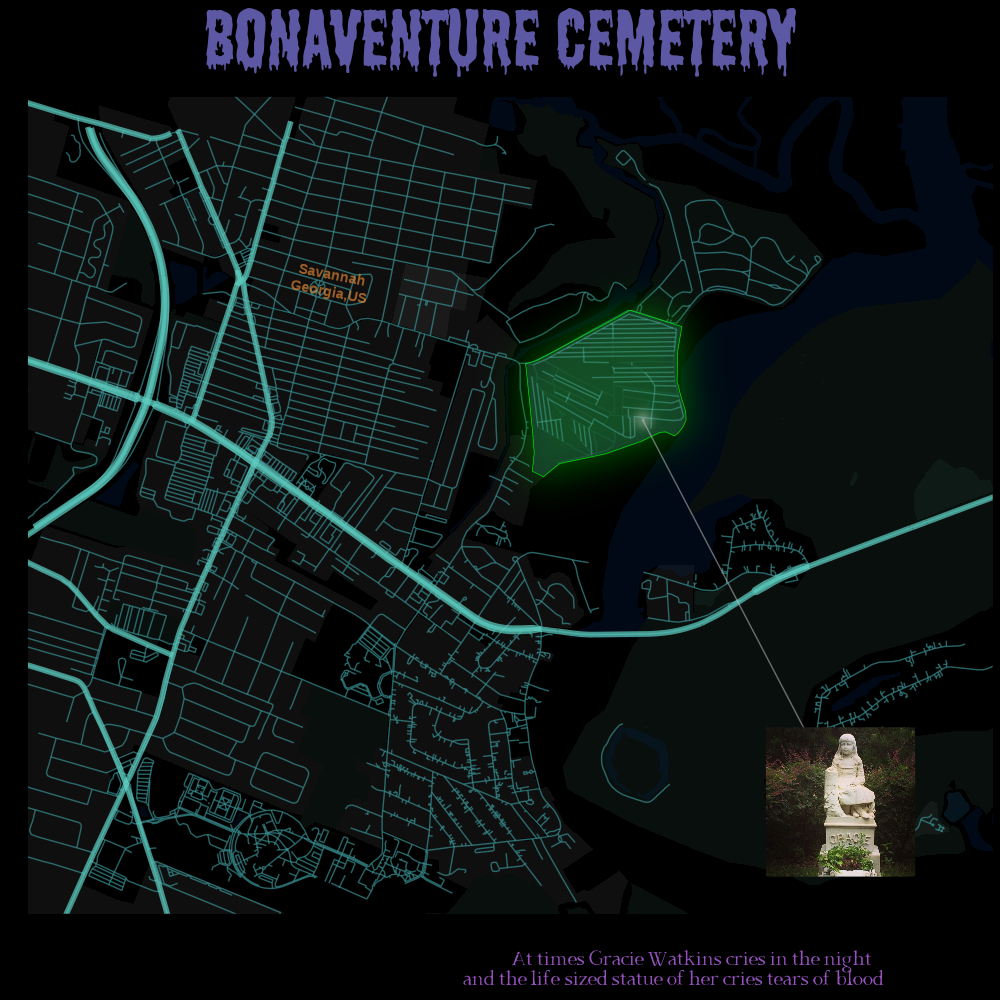

Source code (R):
library(tidyverse)
library(showtext)
library(osmdata)
library(ggfx)
library(ggtext)

# Read the data
tuesdata <- tidytuesdayR::tt_load(2023, week = 41)
haunted_places <- tuesdata$haunted_places
rm(tuesdata)

# Reading the font 'shlop' downloaded from 1001fonts.com
font_add(family = "shlop",
                   regular = "~/.fonts/R/shlop/shlop rg.otf")
#Reading the font 'dark_black' downloaded from datafont.com
font_add(family = "dark_black",
                   regular = "~/.fonts/R/dark-black/Dark & Black D.otf")

#Reading the font 'unfinished scream' downloaded from datafont.com
font_add(family = "unfinished_scream",
         regular = "~/.fonts/R/unfinished_scream/OTF/UnfinishedScreamRegular.otf")

showtext_auto()

# ----DATA MANIPULATION----
# Extract only the description of the Bonaventure Cementery
bonaventure_description <- haunted_places %>% 
  filter(grepl('Bonaventure Cemetery', location, ignore.case = TRUE)) %>% 
  select(description)

bonaventure_description <- as.character(bonaventure_description)
rm(haunted_places)

# ----OPENSTREETMAP DATA----
# Obtain the data from OpenStreetMap with the use of 'osmdata' package

# The BoundingBox Coordinates
bb_coordinates <- c(-81.07333,32.02369,-81.0296,32.05508)
cemetery_bb_coordinates <- c(-81.05046,32.04062,-81.04277,32.04757)

# --Bonaventure Cemetery--
bonaventure_streets <- opq(bbox = cemetery_bb_coordinates) %>% 
  add_osm_feature(
    key = 'highway',
    value = c(
      'track',
      'footway'
      )
  ) %>% 
  osmdata_sf()


# The code below gives exactly the same result as the above code and is written differently only for practising another possible way to retrieve the information.
bb <- getbb('Savannah')

bonaventure_polygon <- bb %>%
  opq() %>% 
  add_osm_feature(
    key = 'landuse',
    value = 'cemetery'
  ) %>% 
  add_osm_feature(
    key = 'name',
    value = 'Bonaventure Cemetery'
  ) %>% 
  osmdata_sf()

# --The data around the cemetery--
water <- opq(bbox = bb_coordinates) %>% 
  add_osm_feature(
    key = 'natural',
    value = 'water'
  ) %>% 
  osmdata_sf()

streets <- opq(bbox = bb_coordinates) %>% 
  add_osm_feature(
    key = 'highway',
  ) %>% 
  osmdata_sf()

primary_highways <- opq(bbox = bb_coordinates) %>% 
  add_osm_feature(
    key = 'highway',
    value = c('motorway', 'primary', 'secondary')
  ) %>% 
  osmdata_sf()

grass <- opq(bbox = bb_coordinates) %>% 
  add_osm_features(
    features = c(
      "\"landuse\"=\"cemetery\"",
      "\"natural\"=\"wetland\"",
      "\"natural\"=\"wood\""
    )
  ) %>% 
  osmdata_sf()

residential_commercial <- opq(bbox = bb_coordinates) %>% 
  add_osm_feature(
    key = "landuse",
    value = c("residential", "commercial")
  ) %>% 
  osmdata_sf()

# ----PLOT----
# The colors
background_color <- 'black'
roads_color <- '#389092'
main_road_color <- '#5FCFC3'
cemetery_road_color <- '#5FCFC3'
cemetery_grass_color <- '#1b4b35'
grass_color <- '#1c352d'
water_color <- '#002147'
land_color <- 'grey20'
title_color <- '#5C58A4'
city_color <- '#FDD001'
text_color <- ''



# The transparencies
tr1 <- 0.3
tr2 <- 1


# The surroundings of the cemetery
gsurround <- ggplot()+
  # The concrete land
  geom_sf(data = residential_commercial$osm_polygons,
          color = land_color,
          fill = land_color,
          linewidth = 0,
          alpha = tr1) +
  # The natural land
  geom_sf(data = grass$osm_polygons,
          color = grass_color,
          fill = grass_color,
          linewidth = 0,
          alpha = tr1) +
  # The wetland is as multipolygons
  geom_sf(data = grass$osm_multipolygons,
          color = grass_color,
          linewidth = 0,
          fill = grass_color,
          alpha = tr1) +
  # The river
  geom_sf(data = water$osm_polygons,
         color = water_color,
         linewidth = 0,
         fill = water_color, 
         alpha = tr1) +
  # All the roads
  geom_sf(data = streets$osm_lines,
          color = roads_color,
          alpha = tr2) +
  # The main roads
  geom_sf(data = primary_highways$osm_lines,
          color = main_road_color,
          fill = main_road_color,
          linewidth = 2,
          alpha = tr2) +
  # The city name
  geom_richtext(aes(x = -81.0604, y = 32.0487,
                    label = "**Savannah**<br>**Georgia, US**"),
                family = 'unfinished_scream',
                size = 4,
                color = city_color,
                alpha = 0.6,
                fill = NA,
                angle = -11
                )

# Add the Bonaventure Cemetery details
gcem <- gsurround +
  # The cemetery's polugon (with glow)
  with_outer_glow(
    geom_sf(data = bonaventure_polygon$osm_polygons,
            color = 'green',
            fill = cemetery_grass_color,
            alpha = 0.7
    ),
    colour = 'green',
    sigma = 20,
    expand = 3
  ) +
  # The roads of the cemetery
  geom_sf(data = bonaventure_streets$osm_lines,
          color = cemetery_road_color,
          linewidth = 0.5,
          alpha = tr1)

# Add the statue's coordinates and a glowing dot
statue_coordinates <- data.frame(
  'long' = -81.04484304831558,
  'lat' = 32.04295925638593
)

p1 <- gcem +
  with_outer_glow(
    geom_point(data = statue_coordinates,
               aes(x=long, y=lat),
               color = 'red',
               size = 0.5,
               alpha = tr1),
    colour = 'white',
    sigma = 5, 
    expand = 7)

# ADD THE IMAGE
img <- jpeg::readJPEG('./Images/Little_Gracie_Watson.jpeg', native = FALSE)
g <- grid::rasterGrob(img, 
                      interpolate=TRUE,
                      hjust = 0.5, 
                      vjust = 0.5)
p2 <- p1 +
  # Add the line
  geom_segment(data = statue_coordinates,
               x = statue_coordinates$long, xend = -81.035,
               y = statue_coordinates$lat, yend = 32.027,
               linewidth = 0.5,
               color = 'grey80',
               alpha = 0.5) +
  # Add the image
  annotation_custom(g, 
                    xmin = -81.04, xmax = -81.03,
                    ymin = 32.02369, ymax = 32.03)

# Add the theme and other elements
plot <- p2 +
  scale_x_continuous(limits = c(-81.07333, -81.0296))+
  scale_y_continuous(limits = c(32.02369, 32.05508)) +
  
  theme(
    plot.background = element_rect(fill = background_color, colour = background_color),
    panel.background = element_rect(fill = background_color, colour = background_color),
    
    axis.text = element_blank(),
    axis.ticks = element_blank(),
    axis.line = element_blank(),
    
    panel.grid = element_blank()
  )

plot <- cowplot::ggdraw(plot) +
  ggtitle('Bonaventure Cemetery') +
  theme(
    plot.background = element_rect(fill = background_color, colour = background_color),
    panel.background = element_rect(fill = background_color, colour = background_color),
    
    plot.title = element_text(family = 'shlop', 
                              size = 60,
                              hjust = 0.5, 
                              margin = margin(t = 1,
                                              r = 0,
                                              b = 1,
                                              l = 0),
                              
                              colour = title_color)
    
  )
plot
